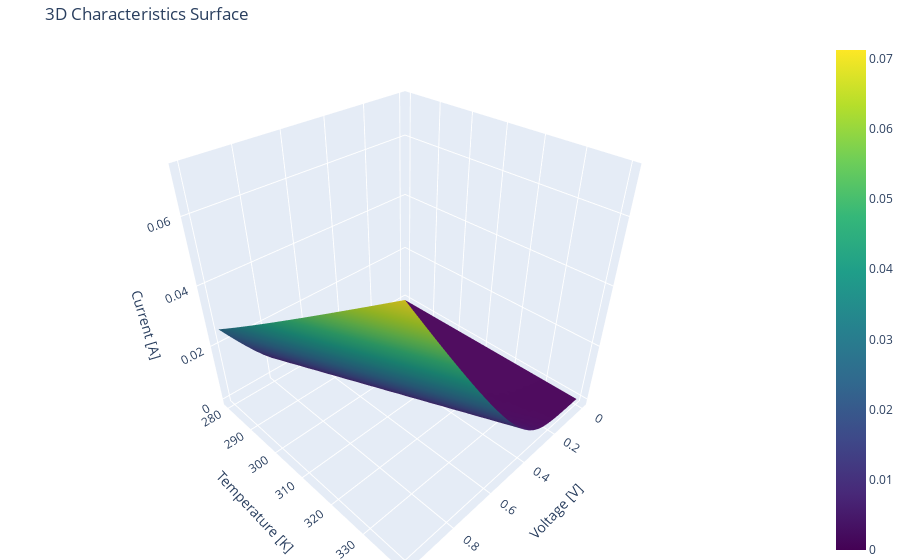

Source (notebook cell):
### Markdown cell above
## 3D Characteristic Surface

A 3D plot can be generated to get a full picture of the relationship between current, voltage and temperature within the extracted diode model over its entire operating range.

### Code cell
fig = plot_3d_diode(model, params)
fig.show()

### Figure 1 — Plotly figure (JSON) as saved in the notebook; plotly's stock layout.template omitted (floating-point values rounded to 4 significant figures; data arrays with more than 128 entries replaced by an {"elided": "..."} marker saying what was removed)
{"data": [{"colorscale": [[0, "#440154"], [0.1111, "#482878"], [0.2222, "#3e4989"], [0.3333, "#31688e"], [0.4444, "#26828e"], [0.5556, "#1f9e89"], [0.6667, "#35b779"], [0.7778, "#6ece58"], [0.8889, "#b5de2b"], [1, "#fde725"]], "type": "surface", "x": [0.0, 0.03448, 0.06897, 0.1034, 0.1379, 0.1724, 0.2069, 0.2414, 0.2759, 0.3103, 0.3448, 0.3793, 0.4138, 0.4483, 0.4828, 0.5172, 0.5517, 0.5862, 0.6207, 0.6552, 0.6897, 0.7241, 0.7586, 0.7931, 0.8276, 0.8621, 0.8966, 0.931, 0.9655, 1.0], "y": [280.0, 282.1, 284.1, 286.2, 288.3, 290.3, 292.4, 294.5, 296.6, 298.6, 300.7, 302.8, 304.8, 306.9, 309.0, 311.0, 313.1, 315.2, 317.2, 319.3, 321.4, 323.4, 325.5, 327.6, 329.7, 331.7, 333.8, 335.9, 337.9, 340.0], "z": {"elided": "30x30 float values"}}], "layout": {"margin": {"b": 0, "l": 0, "r": 0, "t": 40}, "scene": {"xaxis": {"title": {"text": "Voltage [V]"}}, "yaxis": {"title": {"text": "Temperature [K]"}}, "zaxis": {"title": {"text": "Current [A]"}}}, "title": {"text": "3D Characteristics Surface"}}}
